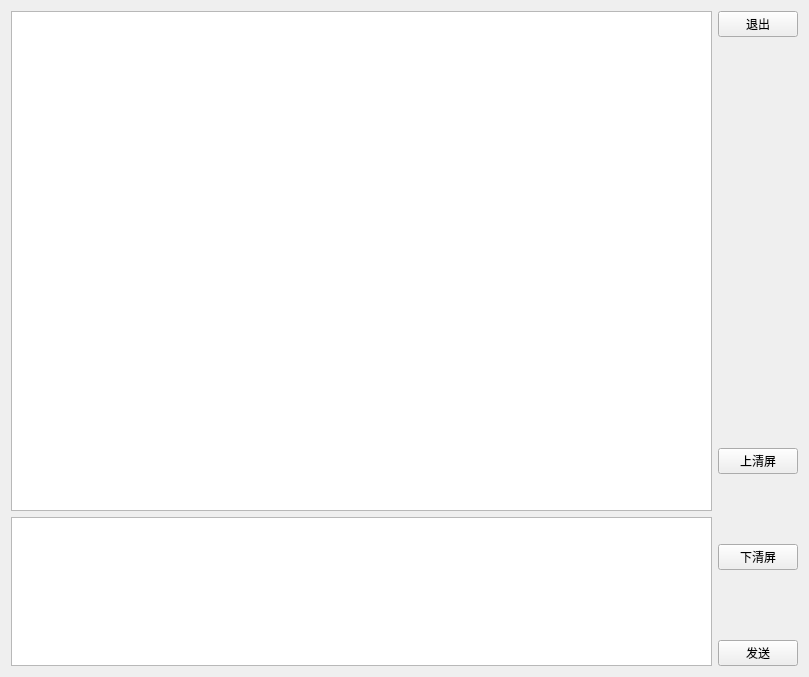
<?xml version="1.0" encoding="UTF-8"?>
<ui version="4.0">
 <class>debugging</class>
 <widget class="QWidget" name="debugging">
  <property name="geometry">
   <rect>
    <x>0</x>
    <y>0</y>
    <width>809</width>
    <height>677</height>
   </rect>
  </property>
  <property name="windowTitle">
   <string>Form</string>
  </property>
  <layout class="QHBoxLayout" name="horizontalLayout">
   <item>
    <layout class="QVBoxLayout" name="verticalLayout" stretch="5,1">
     <item>
      <widget class="QTextBrowser" name="textreceive">
       <property name="maximumSize">
        <size>
         <width>16777215</width>
         <height>500</height>
        </size>
       </property>
      </widget>
     </item>
     <item>
      <widget class="QTextEdit" name="textsend"/>
     </item>
    </layout>
   </item>
   <item>
    <layout class="QVBoxLayout" name="verticalLayout_2">
     <property name="spacing">
      <number>70</number>
     </property>
     <item>
      <widget class="QPushButton" name="exitbutton">
       <property name="text">
        <string>退出</string>
       </property>
      </widget>
     </item>
     <item>
      <spacer name="verticalSpacer">
       <property name="orientation">
        <enum>Qt::Orientation::Vertical</enum>
       </property>
       <property name="sizeHint" stdset="0">
        <size>
         <width>20</width>
         <height>328</height>
        </size>
       </property>
      </spacer>
     </item>
     <item>
      <widget class="QPushButton" name="updeleteall">
       <property name="text">
        <string>上清屏</string>
       </property>
      </widget>
     </item>
     <item>
      <widget class="QPushButton" name="downdeleteall">
       <property name="text">
        <string>下清屏</string>
       </property>
      </widget>
     </item>
     <item>
      <widget class="QPushButton" name="sendbtn">
       <property name="text">
        <string>发送</string>
       </property>
      </widget>
     </item>
    </layout>
   </item>
  </layout>
 </widget>
 <resources/>
 <connections/>
</ui>
